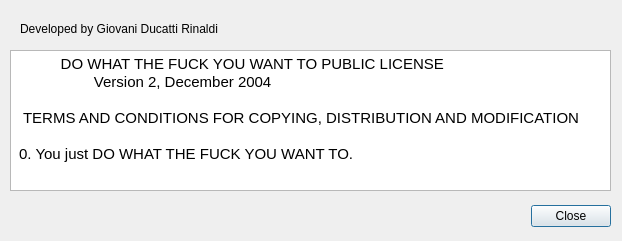
<?xml version="1.0" encoding="UTF-8"?>
<ui version="4.0">
 <class>DialogAbout</class>
 <widget class="QDialog" name="DialogAbout">
  <property name="geometry">
   <rect>
    <x>0</x>
    <y>0</y>
    <width>622</width>
    <height>241</height>
   </rect>
  </property>
  <property name="windowTitle">
   <string>About</string>
  </property>
  <widget class="QDialogButtonBox" name="buttonBox">
   <property name="geometry">
    <rect>
     <x>270</x>
     <y>200</y>
     <width>341</width>
     <height>32</height>
    </rect>
   </property>
   <property name="orientation">
    <enum>Qt::Horizontal</enum>
   </property>
   <property name="standardButtons">
    <set>QDialogButtonBox::Close</set>
   </property>
  </widget>
  <widget class="QTextBrowser" name="textBrowser">
   <property name="geometry">
    <rect>
     <x>10</x>
     <y>50</y>
     <width>601</width>
     <height>141</height>
    </rect>
   </property>
   <property name="html">
    <string>&lt;!DOCTYPE HTML PUBLIC &quot;-//W3C//DTD HTML 4.0//EN&quot; &quot;http://www.w3.org/TR/REC-html40/strict.dtd&quot;&gt;
&lt;html&gt;&lt;head&gt;&lt;meta name=&quot;qrichtext&quot; content=&quot;1&quot; /&gt;&lt;style type=&quot;text/css&quot;&gt;
p, li { white-space: pre-wrap; }
&lt;/style&gt;&lt;/head&gt;&lt;body style=&quot; font-family:'Ubuntu'; font-size:11pt; font-weight:400; font-style:normal;&quot;&gt;
&lt;p style=&quot; margin-top:12px; margin-bottom:0px; margin-left:0px; margin-right:0px; -qt-block-indent:0; text-indent:0px;&quot;&gt;&lt;span style=&quot; font-family:'Courier New,courier';&quot;&gt;           DO WHAT THE FUCK YOU WANT TO PUBLIC LICENSE&lt;/span&gt;&lt;/p&gt;
&lt;p style=&quot; margin-top:0px; margin-bottom:0px; margin-left:0px; margin-right:0px; -qt-block-indent:0; text-indent:0px;&quot;&gt;&lt;span style=&quot; font-family:'Courier New,courier';&quot;&gt;                   Version 2, December 2004&lt;/span&gt;&lt;/p&gt;
&lt;p style=&quot;-qt-paragraph-type:empty; margin-top:0px; margin-bottom:0px; margin-left:0px; margin-right:0px; -qt-block-indent:0; text-indent:0px; font-family:'Courier New,courier';&quot;&gt;&lt;/p&gt;
&lt;p style=&quot; margin-top:0px; margin-bottom:0px; margin-left:0px; margin-right:0px; -qt-block-indent:0; text-indent:0px;&quot;&gt;&lt;span style=&quot; font-family:'Courier New,courier';&quot;&gt;  TERMS AND CONDITIONS FOR COPYING, DISTRIBUTION AND MODIFICATION&lt;/span&gt;&lt;/p&gt;
&lt;p style=&quot;-qt-paragraph-type:empty; margin-top:0px; margin-bottom:0px; margin-left:0px; margin-right:0px; -qt-block-indent:0; text-indent:0px; font-family:'Courier New,courier';&quot;&gt;&lt;/p&gt;
&lt;p style=&quot; margin-top:0px; margin-bottom:12px; margin-left:0px; margin-right:0px; -qt-block-indent:0; text-indent:0px;&quot;&gt;&lt;span style=&quot; font-family:'Courier New,courier';&quot;&gt; 0. You just DO WHAT THE FUCK YOU WANT TO.&lt;/span&gt;&lt;/p&gt;&lt;/body&gt;&lt;/html&gt;</string>
   </property>
  </widget>
  <widget class="QLabel" name="label">
   <property name="geometry">
    <rect>
     <x>20</x>
     <y>20</y>
     <width>581</width>
     <height>17</height>
    </rect>
   </property>
   <property name="text">
    <string>Developed by Giovani Ducatti Rinaldi &lt;gdrinaldi@inf.ufrgs.br&gt;</string>
   </property>
  </widget>
 </widget>
 <resources/>
 <connections>
  <connection>
   <sender>buttonBox</sender>
   <signal>accepted()</signal>
   <receiver>DialogAbout</receiver>
   <slot>accept()</slot>
   <hints>
    <hint type="sourcelabel">
     <x>248</x>
     <y>254</y>
    </hint>
    <hint type="destinationlabel">
     <x>157</x>
     <y>274</y>
    </hint>
   </hints>
  </connection>
  <connection>
   <sender>buttonBox</sender>
   <signal>rejected()</signal>
   <receiver>DialogAbout</receiver>
   <slot>reject()</slot>
   <hints>
    <hint type="sourcelabel">
     <x>316</x>
     <y>260</y>
    </hint>
    <hint type="destinationlabel">
     <x>286</x>
     <y>274</y>
    </hint>
   </hints>
  </connection>
 </connections>
</ui>
